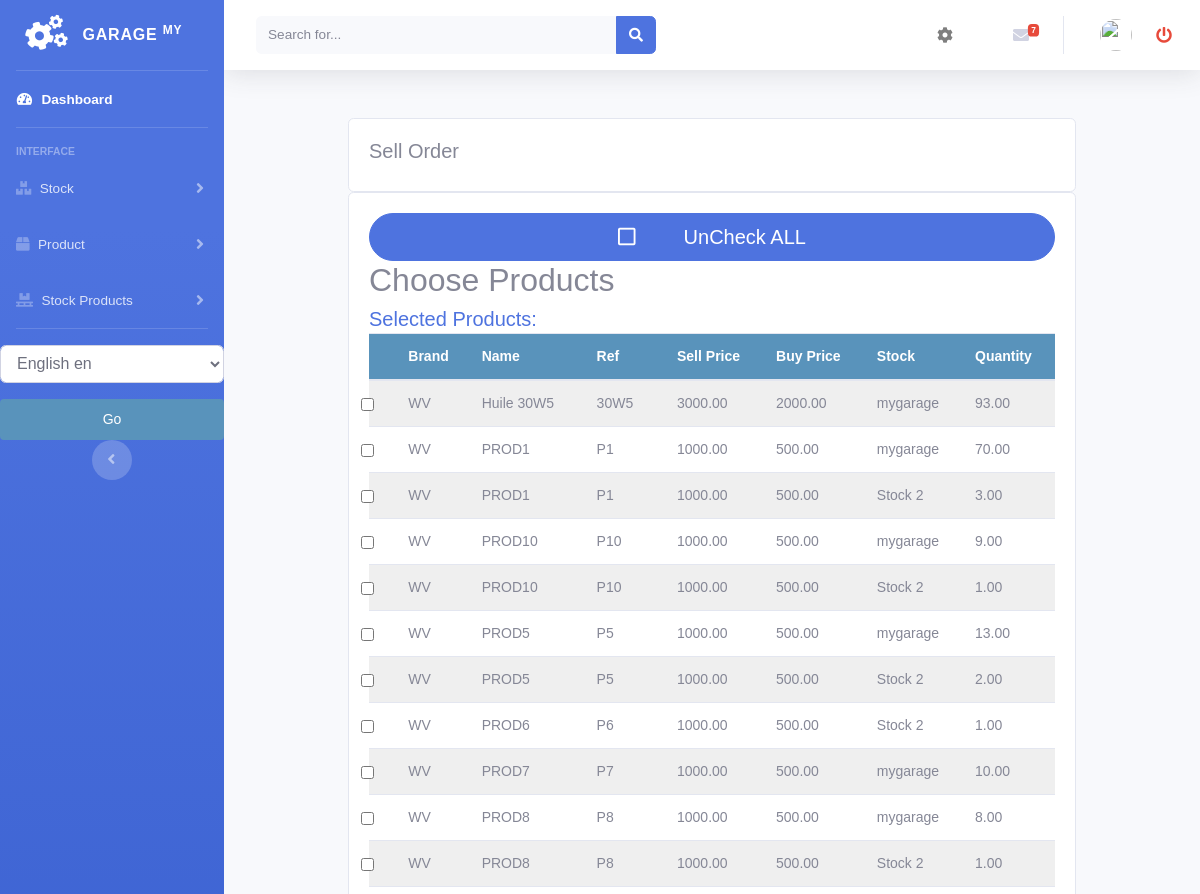
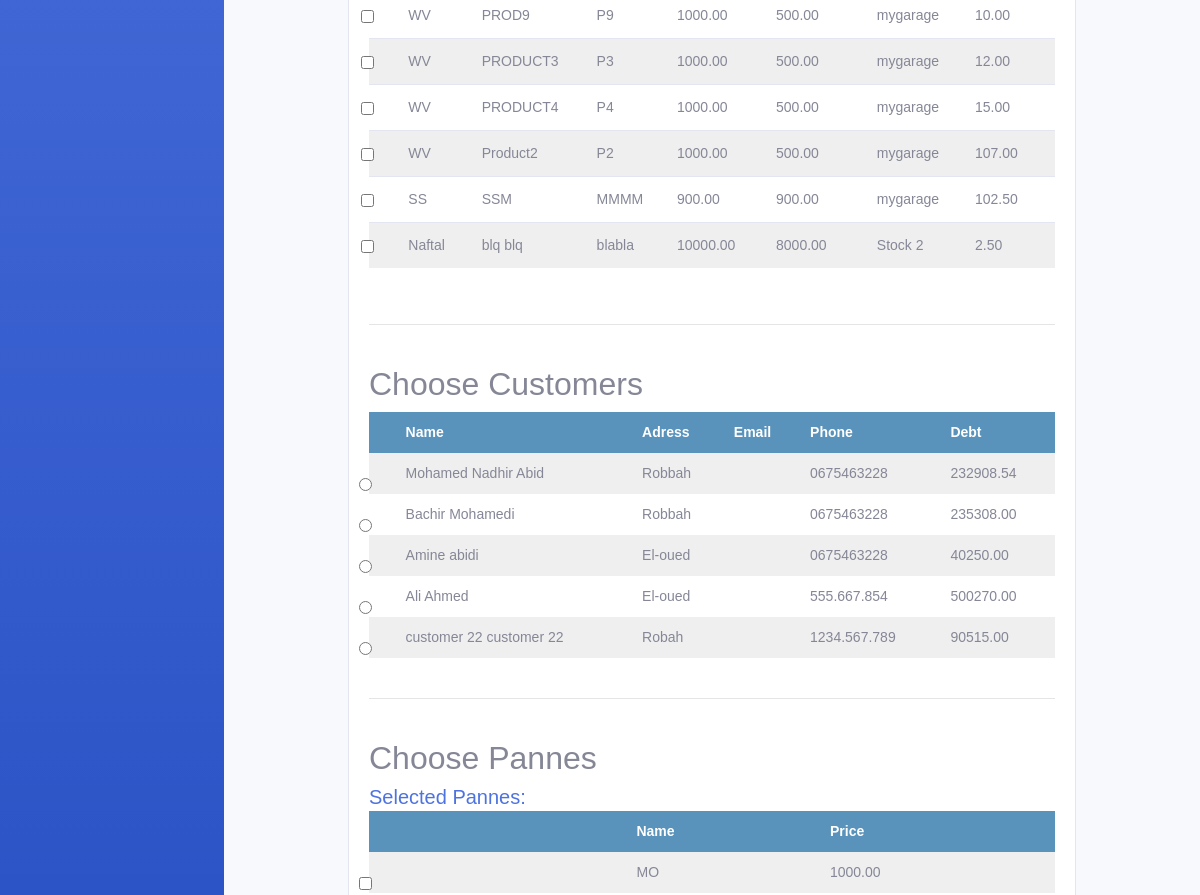
Before: /stock/order_stockproduct_list (upper part) with the older database file (2 pictures, top to bottom).
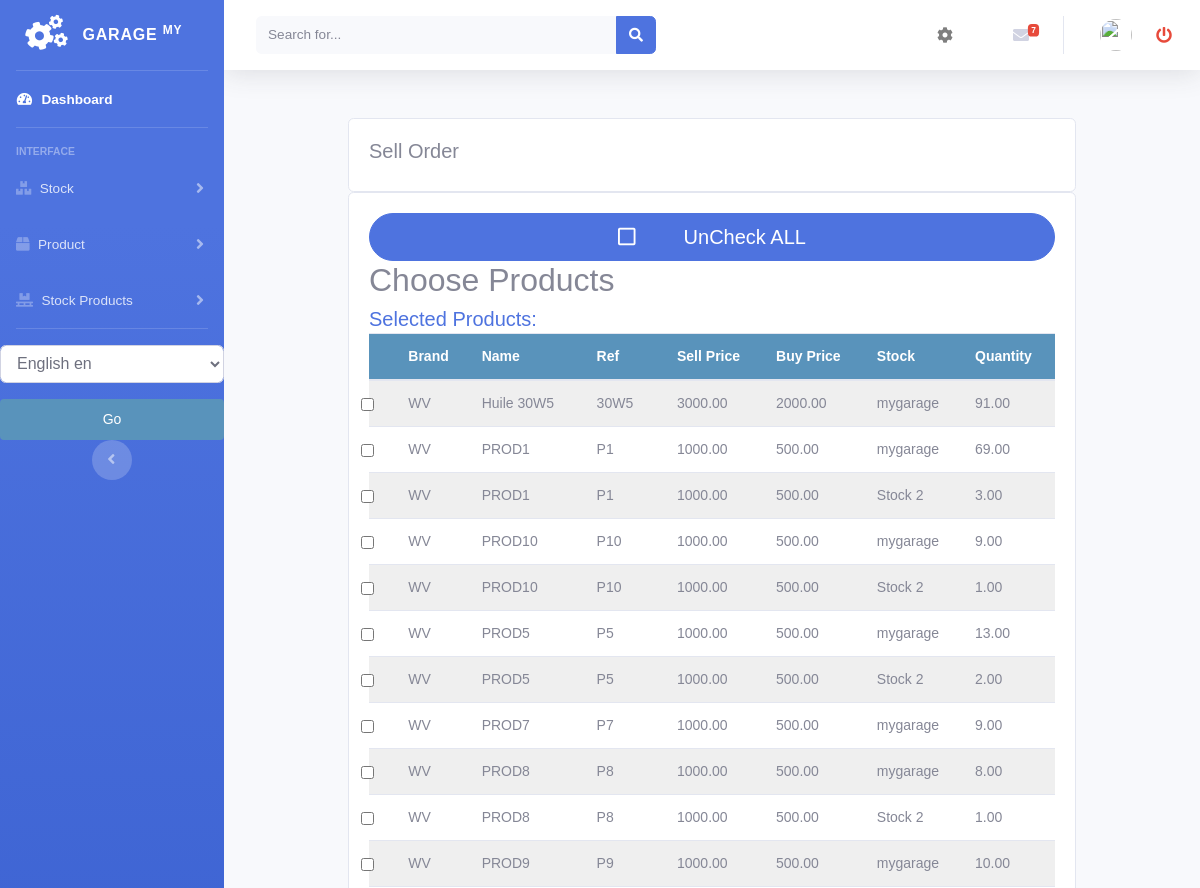
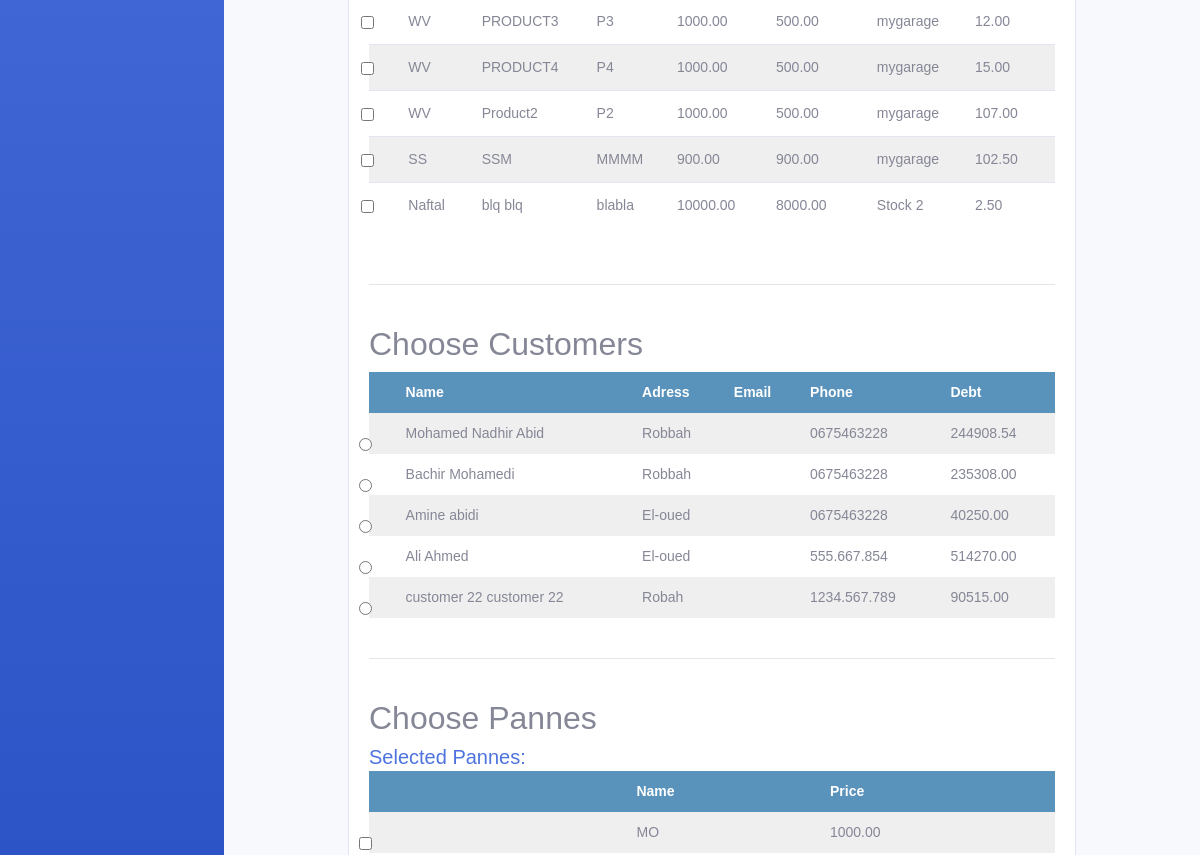
After: the same page with the newer database file (2 pictures, top to bottom).
### stock/models.py (models this page shows, shortened)
class StockProduct(models.Model):
    product = models.ForeignKey(Product, null=True, on_delete=models.CASCADE)
    quantity = models.DecimalField(max_digits=10, decimal_places=2, default=0)
    stock = models.ForeignKey(Stock, null=True, on_delete=models.CASCADE)
    class Meta:
        ordering = ('product',)
        verbose_name = 'stockproduct'
        verbose_name_plural = 'stockproducts'

class Stock(models.Model):
    name = models.CharField(max_length=250, null=True)
    class Meta:
        ordering = ('name',)
        verbose_name = 'stock'
        verbose_name_plural = 'stocks'
    def __str__(self):
        return self.name

### product/models.py (models this page shows, shortened)
class Product(models.Model):
    brand = models.CharField(max_length=250, null=True)
    name = models.CharField(max_length=250, null=True)
    ref = models.CharField(max_length=250, null=True)
    desc = models.CharField(max_length=250, null=True, blank=True)
    image = models.ImageField(upload_to='products/%Y/%m/%d', blank=True, )
    buyprice = models.DecimalField(max_digits=10, null=True, decimal_places=2, default=0)
    sellprice = models.DecimalField(max_digits=10, null=True, decimal_places=2, default=0)
    alert_quantity = models.PositiveIntegerField(default=1, blank=True, null=True)
    stock = models.ForeignKey('stock.Stock', blank=False, null=False, on_delete=models.CASCADE, default=1)
    class Meta:
        ordering = ('name',)
        verbose_name = 'product'
        verbose_name_plural = 'products'

### customer/models.py (models this page shows, shortened)
class Customer(models.Model):
    firstname = models.CharField(max_length=250, null=True)
    lastname = models.CharField(max_length=250, null=True)
    address = models.CharField(max_length=200, null=True)
    phone = models.CharField(max_length=200, null=True)
    date_created = models.DateTimeField(auto_now_add=True, null=True)
    date_updated = models.DateTimeField(auto_now=True)
    date_joined = models.DateField(null=True)
    enterprise = models.BooleanField(default=False)
    debt = models.DecimalField(max_digits=10, decimal_places=2, null=True, default=0)

### rdv/models.py (models this page shows)
class Panne(models.Model):
    desc = models.TextField(null=True, blank=True)
    price = models.DecimalField(max_digits=10, decimal_places=2)

### stock/views.py (the view, shortened to what this page needs)
# urls.py: path('order_stockproduct_list', views.order_stockproduct_list, name='order_stockproduct_list'),
def order_stockproduct_list(request):
    stockproducts = StockProduct.objects.all().filter(quantity__gt=0)
    customers = Customer.objects.all()
    pannes = Panne.objects.all()
    services = Service.objects.all()
    context = {
        'customers': customers,
        'stockproducts': stockproducts,
        'pannes': pannes,
        "services": services,
    }
    return render(request, 'stockproduct/order_list_stockproduct.html', context)

### accounts/templatetags/erpextra.py (called while the page is built)
@register.filter(name='has_group')
def has_group(user, group_name):
    group = Group.objects.get(name=group_name)
    return True if group in user.groups.all() else False

### stock/templates/stockproduct/order_list_stockproduct.html (shortened to what this page needs)
{% extends 'home.html' %}
{% load static %}
{% load i18n %}
{% block content %}
<br>
<div class="container">
    <div class="row">
        <div class="col-md">
            <div class="card card-body">
                <h5>{% trans "Sell Order" %}</h5>
            </div>
            <div class="card card-body">
                <button class="btn btn-primary btn-lg rounded-pill check" onclick="uncheck_all()"><i class="far fa-square text-left pr-5"></i>UnCheck ALL</button>
                <form id="order-form" action="" method="post">
                    <h2>{% trans "Choose Products" %}</h2>
                    <div>
                        <h5 class="text-primary d-inline">
                            {% trans "Selected Products"  %}:
                        </h5>
                    </div>
                    <table id="table_id" class=" table display text-center">
                        <thead>
                            <tr>
                                <th><label class="form-check-label" for="{{prod.id}}"></label></th>
                                <th>{% trans "Brand" %}</th>
                                <th>{% trans "Name" %}</th>
                                <th>{% trans "Ref" %}</th>
                                <th>{% trans "Sell Price" %}</th>
                                <th>{% trans "Buy Price" %}</th>
                                <th>{% trans "Stock" %}</th>
                                <th>{% trans "Quantity" %}</th>
                            </tr>
                        </thead>
                        <tbody>
                            {% for prod in stockproducts %}
                            <tr class="row{% cycle '1' '2' %}">
                                <td>
                                    <input onclick="count_products(this.id)" class="form-check-input product-input" type="checkbox" value="{{prod.id}}"
                                        id="{{prod.id}}" name="products">
                                </td>
                                <td>
                                    {{prod.product.brand}}
                                </td>
                                <td>
                                    {{prod.product.name}}
                                </td>
                                <td>
                                    {{prod.product.ref}}
                                </td>
                                <td>
                                    {{prod.product.sellprice}}
                                </td>
                                <td>
                                    {{prod.product.buyprice}}
                                </td>
                                <td>
                                    {{prod.stock}}
                                </td>
                                <td>
                                    {{prod.quantity}}
                                </td>
                            </tr>
                            {% endfor %}
                        </tbody>
                    </table>
                    <br>
                    <hr>
                    <br>
                    <h2>{% trans "Choose Customers" %}</h2>
                    <table id="table_customer" class="display text-center">
                        <thead>
                            <tr>
                                <th></th>
                                <th>{% trans "Name" %}</th>
                                <th>{% trans "Adress" %}</th>
                                <th>{% trans "Email" %}</th>
                                <th>{% trans "Phone" %}</th>
                                <th>{% trans "Debt" %}</th>
                            </tr>
                        </thead>
                        <tbody>
                            {% for customer in customers %}
                            <tr>
                                <td>
                                    <input class="form-check-input" type="radio" value="{{customer.id}}"
                                        id="{{customer.id}}" name="customers">
                                </td>
                                <td>
                                    {{customer.firstname}}
                                    {{customer.lastname}}
                                </td>
                                <td>
                                    {{customer.address}}
                                </td>
                                <td>
                                </td>
                                <td>
                                    {{customer.phone}}
                                </td>
                                <td>
                                    {{customer.debt}}
                                </td>
                            </tr>
                            {% endfor %}
                        </tbody>
                    </table>
                    <br>
                    <hr>
                    <br>
                    <h2>{% trans "Choose Pannes" %}</h2>
                    <div>
                        <h5 class="text-primary d-inline">
                            {% trans "Selected Pannes" %}:
                        </h5>
                    </div>
                    <table id="table_panne" class="display text-center">
                        <thead>
                            <tr>
                                <th></th>
                                <th>{% trans "Name" %}</th>
                                <th>{% trans "Price" %}</th>
                            </tr>
                        </thead>
                        <tbody>
                            {% for panne in pannes %}
                            <tr class="row{% cycle '1' '2' %}">
                                <td>
                                    <input onclick="count_pannes(this.id)" class="form-check-input panne-input"
                                        type="checkbox" value="{{panne.id}}" id="{{panne.id}}" name="pannes">
                                </td>
                                <td>
                                    {{panne.desc}}
                                </td>
                                <td>
                                    {{panne.price}}
                                </td>
                            </tr>
                            {% endfor %}
                        </tbody>
                    </table>
                    <br>
                    <br>
                </form>
            </div>
        </div>
    </div>
</div>
{% endblock %}
{% block jsscript %}
<link rel="stylesheet" href="https://ajax.googleapis.com/ajax/libs/jqueryui/1.12.1/themes/smoothness/jquery-ui.css">
<link rel="stylesheet" href="https://cdnjs.cloudflare.com/ajax/libs/chosen/1.8.7/chosen.min.css" />
<link rel="stylesheet" type="text/css" href="https://cdn.datatables.net/1.10.22/css/jquery.dataTables.css">
{% endblock %}

### accounts/templates/home.html (shortened to what this page needs)
<!DOCTYPE html>
<html lang="en">
<head>
    {% load static %}
    <link rel="stylesheet" href="//code.jquery.com/ui/1.12.1/themes/base/jquery-ui.css">
    <link href="https://cdnjs.cloudflare.com/ajax/libs/font-awesome/5.13.0/css/all.min.css" rel="stylesheet">
    <link rel="stylesheet" href="https://stackpath.bootstrapcdn.com/bootstrap/4.3.1/css/bootstrap.min.css"
>
    <link rel="stylesheet" type="text/css" href="{% static 'vendor/fontawesome-free/css/all.min.css' %}">
    <link rel="stylesheet" type="text/css" href="{% static 'css/sb-admin-2.min.css' %}">
    <link rel="stylesheet" type="text/css" href="{% static 'css/main.css' %}">
</head>
<body id="page-top">
<div id="wrapper">
    {% include 'sidenavbar.html' %}
    <div id="content-wrapper" class="d-flex flex-column">
        {% include 'navbar.html' %}
        <div id="content">
            {% block content %}
            {% endblock %}
        </div>
    </div>
</div>
{% block jsscript %}{% endblock %}
</body>
</html>

### accounts/templates/sidenavbar.html (shortened to what this page needs)
{% load  static %}
{% load i18n %}
{% load erpextra %}
<ul class="navbar-nav bg-gradient-primary sidebar sidebar-dark accordion" id="accordionSidebar">
    <a class="sidebar-brand d-flex align-items-center justify-content-center" href="/">
        <div class="sidebar-brand-icon rotate-n-15">
            <i class="fas fa-cogs"></i>
        </div>
        <div class="sidebar-brand-text mx-3">Garage <sup>My</sup></div>
    </a>
    <hr class="sidebar-divider my-0">
    <li class="nav-item active">
        <a class="nav-link" href="/">
            <i class="fas fa-fw fa-tachometer-alt"></i>
            <span>{% trans "Dashboard" %}</span></a>
    </li>
    <hr class="sidebar-divider">
    <div class="sidebar-heading">
        {% trans "Interface" %}
    </div>
    <li class="nav-item">
        <a class="nav-link collapsed" href="#" data-toggle="collapse" data-target="#collapsestock"
           aria-expanded="true" aria-controls="collapsestock">
            <i class="fas fa-boxes"></i>
            <span>{% trans "Stock" %}</span>
        </a>
    </li>
    <li class="nav-item">
        <a class="nav-link collapsed" href="#" data-toggle="collapse" data-target="#collapseproduct"
           aria-expanded="true" aria-controls="collapseproduct">
            <i class="fas fa-box"></i>
            <span>{% trans "Product" %}</span>
        </a>
    </li>
    <li class="nav-item">
        <a class="nav-link collapsed" href="#" data-toggle="collapse" data-target="#collapsestockproduct"
           aria-expanded="true" aria-controls="collapsestockproduct">
            <i class="fas fa-pallet"></i>
            <span>{% trans "Stock Products" %}</span>
        </a>
    </li>
    <hr class="sidebar-divider d-none d-md-block">
    {% get_current_language as LANGUAGE_CODE %}
          <form action="{% url 'set_language'%}" method="post">
              <select class="form-control" name="language" id="">
                  {% get_available_languages as LANGUAGES %}
                  {% get_language_info_list for LANGUAGES as languages %}
                  {% for language in languages %}
                    <option value="{{ language.code }}" {% if language.code == LANGUAGE_CODE %} selected {% endif %}>
                       <i class="fas fa-clipboard-list"></i>  {{ language.name_local}} {{ language.code }}
                    </option>
                  {% endfor %}
              </select>
              <input class="btn btn-warning btn-block mt-3" type="submit" value="Go">
          </form>
    <div class="text-center d-none d-md-inline">
        <button class="rounded-circle border-0" id="sidebarToggle"></button>
    </div>
</ul>

### accounts/templates/navbar.html (shortened to what this page needs)
{% load  static %}
{% load i18n %}
        <nav class="navbar navbar-expand navbar-light bg-white topbar mb-4 static-top shadow">
          <form class="d-none d-sm-inline-block form-inline mr-auto ml-md-3 my-2 my-md-0 mw-100 navbar-search">
            <div class="input-group">
              <input type="text" class="form-control bg-light border-0 small" placeholder="Search for..." aria-label="Search" aria-describedby="basic-addon2">
              <div class="input-group-append">
                <button class="btn btn-primary" type="button">
                  <i class="fas fa-search fa-sm"></i>
                </button>
              </div>
            </div>
          </form>
          <ul class="navbar-nav ml-auto">
            <a class="nav-item nav-link  mt-3" href="{% url 'accounts:choose_the_year' %}"  role="button">
                <i class="fas fa-cog fa-fw"></i>
            </a>
            <li class="nav-item dropdown no-arrow mx-1">
              <a class="nav-link " id="alertsDropdown" role="textbox" aria-haspopup="true" aria-expanded="false">
              </a>
            </li>
            <li class="nav-item dropdown no-arrow mx-1">
              <a class="nav-link dropdown-toggle" href="#" id="messagesDropdown" role="button" data-toggle="dropdown" aria-haspopup="true" aria-expanded="false">
                <i class="fas fa-envelope fa-fw"></i>
                <span class="badge badge-danger badge-counter">7</span>
              </a>
            </li>
            <li class="nav-item dropdown no-arrow">
              <a class="nav-link dropdown-toggle" href="#" id="userDropdown" role="button" data-toggle="dropdown" aria-haspopup="true" aria-expanded="false">
                <img class="img-profile rounded-circle" src="https://source.unsplash.com/QAB-WJcbgJk/60x60">
              </a>
            </li>
            <li class="nav-item">
                <a class="nav-link text-danger" href="{% url 'accounts:logout' %}"><i class="fas fa-power-off"></i> </a>
            </li>
          </ul>
        </nav>

### static/css/main.css (style rules this page uses)
body { margin:0; padding:0; font-family:helvetica, sans-serif; }
h1, h2, h3, h4, h5 , h6 { font-family: 'Ubuntu', sans-serif; font-weight:normal; }
a { text-decoration:none; color:#5993bb; }
a.button, input[type="submit"] { color:#fff; background:#5993bb; border-radius:4px; padding:10px 20px; font-size:14px; border:0; }
.text-left { text-align:left; }
table { width:100%; border-spacing:0; border-collapse: collapse; }
table th, table td { text-align:left; font-size:14px; padding:10px; margin:0; }
tbody tr:nth-child(odd) { background:#efefef; }
thead th, tbody tr.total { background:#5993bb; color:#fff; font-weight:bold; }
#content { padding:0 100px; overflow:hidden; }

Changed rows visible on the page:
no longer on this page (row edited): StockProduct: product.brand "WV", product.name "PROD6", product.ref "P6", product.sellprice "1000.00", product.buyprice "500.00", stock "Stock 2", quantity "1.00"
changed StockProduct "Huile 30W5": quantity "93.00" → "91.00"
changed StockProduct (number 2 of 16 on the later page): quantity "70.00" → "69.00"
changed StockProduct "PROD7": quantity "10.00" → "9.00"
changed Customer "Mohamed Nadhir": debt "232908.54" → "244908.54"
changed Customer "Ali": debt "500270.00" → "514270.00"
